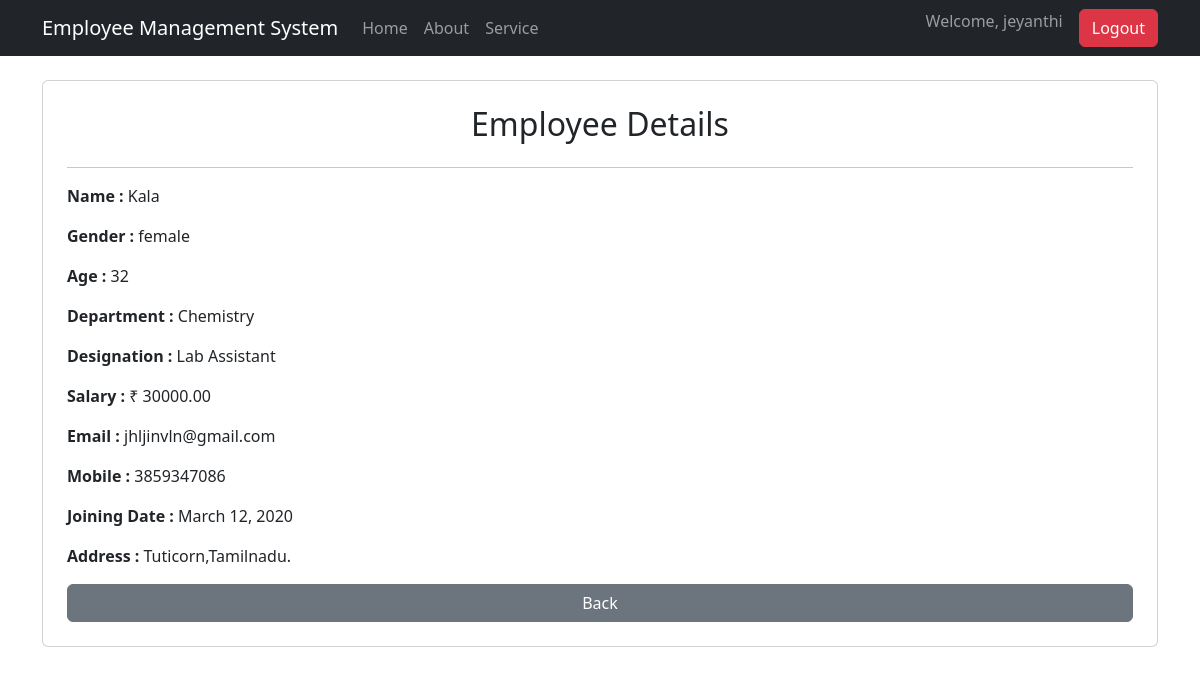
The app's page /employee/4/ (signed in) with its own data.
### employee_app/models.py (models this page shows, shortened)
class Employee(models.Model):
    name = models.CharField(max_length=100)
    gender = models.CharField(max_length=10)
    age = models.IntegerField()
    department = models.CharField(max_length=100)
    designation = models.CharField(max_length=100)
    salary = models.DecimalField(max_digits=10, decimal_places=2)
    email = models.EmailField()
    mobile = models.CharField(max_length=10)
    joining_date = models.DateField()
    address = models.TextField()

### employee_app/views.py (the view)
# urls.py: path("employee/<int:id>/", views.singleemployee, name="singleemployee"),
@login_required
def singleemployee(request, id):
    employee = get_object_or_404(Employee, id=id)
    return render(request, "single_employee.html", {"employee": employee})

### templates/single_employee.html
{% extends 'base.html' %}
{% block content %}
<div class="card p-4 mt-4">
    <h2 class="text-center">Employee Details</h2>
    <hr>
    <p><strong>Name :</strong> {{ employee.name }}</p>
    <p><strong>Gender :</strong> {{ employee.gender }}</p>
    <p><strong>Age :</strong> {{ employee.age }}</p>
    <p><strong>Department :</strong> {{ employee.department }}</p>
    <p><strong>Designation :</strong> {{ employee.designation }}</p>
    <p><strong>Salary :</strong> ₹ {{ employee.salary }}</p>
    <p><strong>Email :</strong> {{ employee.email }}</p>
    <p><strong>Mobile :</strong> {{ employee.mobile }}</p>
    <p><strong>Joining Date :</strong> {{ employee.joining_date }}</p>
    <p><strong>Address :</strong> {{ employee.address }}</p>
    <a href="{% url 'employee_list' %}" class="btn btn-secondary">
        Back
    </a>
</div>
{% endblock %}

### templates/base.html (shortened to what this page needs)
<!DOCTYPE html>
<html>
<head>
    <link href="https://cdn.jsdelivr.net/npm/bootstrap@5.3.8/dist/css/bootstrap.min.css" rel="stylesheet">
</head>
<body>
    <nav class="navbar navbar-expand-lg navbar-dark bg-dark">
        <div class="container">
            <a class="navbar-brand" href="{% url 'home' %}">
                Employee Management System
            </a>
            <div class="collapse navbar-collapse" id="navbarNav">
                <ul class="navbar-nav">
                    <li class="nav-item">
                        <a class="nav-link" href="{% url 'home' %}">Home</a>
                    </li>
                    <li class="nav-item">
                        <a class="nav-link" href="{% url 'about' %}">About</a>
                    </li>
                    <li class="nav-item">
                        <a class="nav-link" href="{% url 'service' %}">Service</a>
                    </li>
                </ul>
               <ul class="navbar-nav ms-auto">
    {% if user.is_authenticated %}
        <li class="nav-item">
            <span class="navbar-text me-3">
                Welcome, {{ user.username }}
            </span>
        </li>
        <li class="nav-item">
            <form method="post" action="{% url 'logout' %}">
                <button type="submit" class="btn btn-danger">
                    Logout
                </button>
            </form>
        </li>
    {% else %}
        <li class="nav-item">
            <a class="btn btn-primary" href="{% url 'login' %}">
                Login
            </a>
        </li>
    {% endif %}
</ul>
            </div>
        </div>
    </nav>
    <div class="container mt-4">
        {% block content %}
        {% endblock %}
    </div>
</body>
</html>

### records on screen
Employee: name "Kala", gender "female", age "32", department "Chemistry", designation "Lab Assistant", salary "30000.00", email "jhljinvln@gmail.com", mobile "3859347086", joining_date "March 12, 2020", address "Tuticorn,Tamilnadu."

### other values on screen
{{ user.username }} "jeyanthi"
